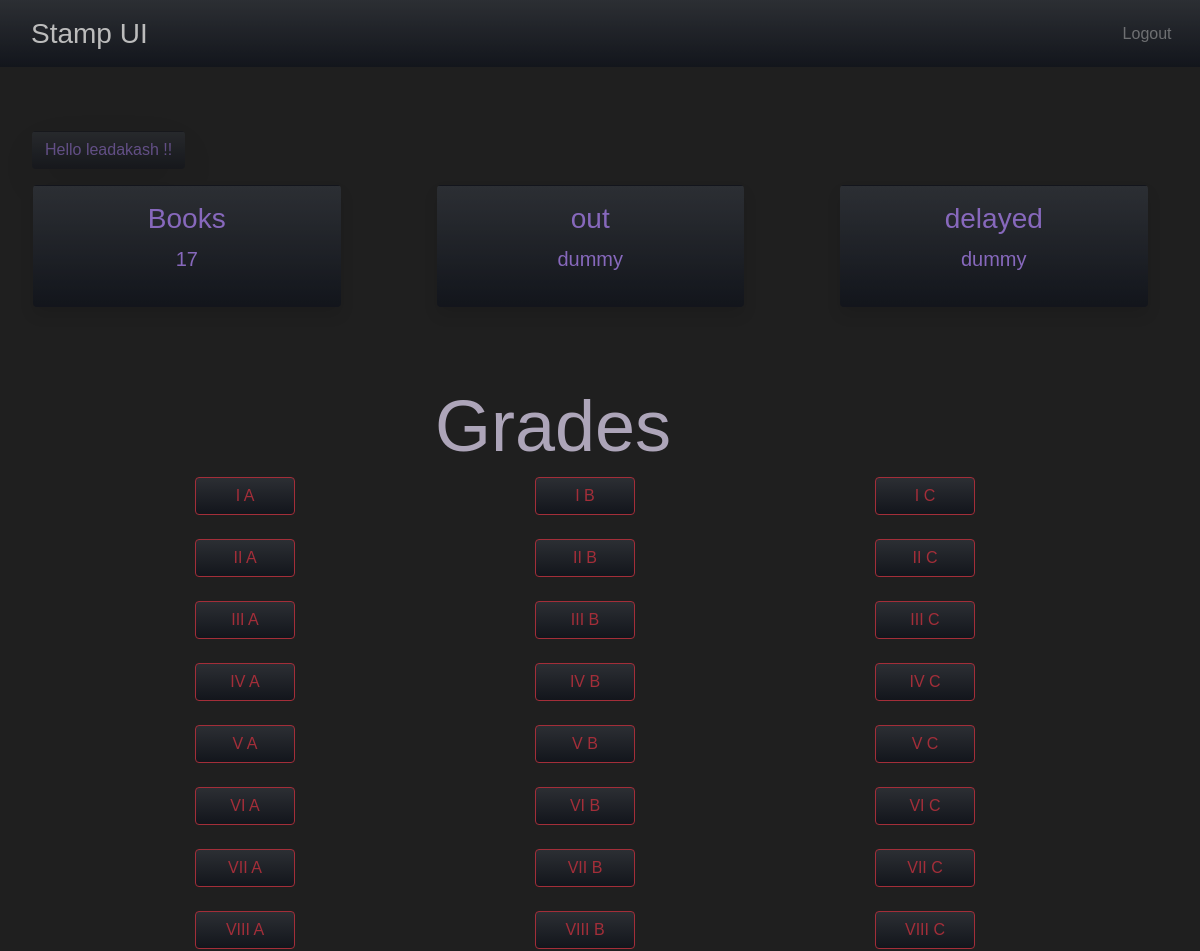
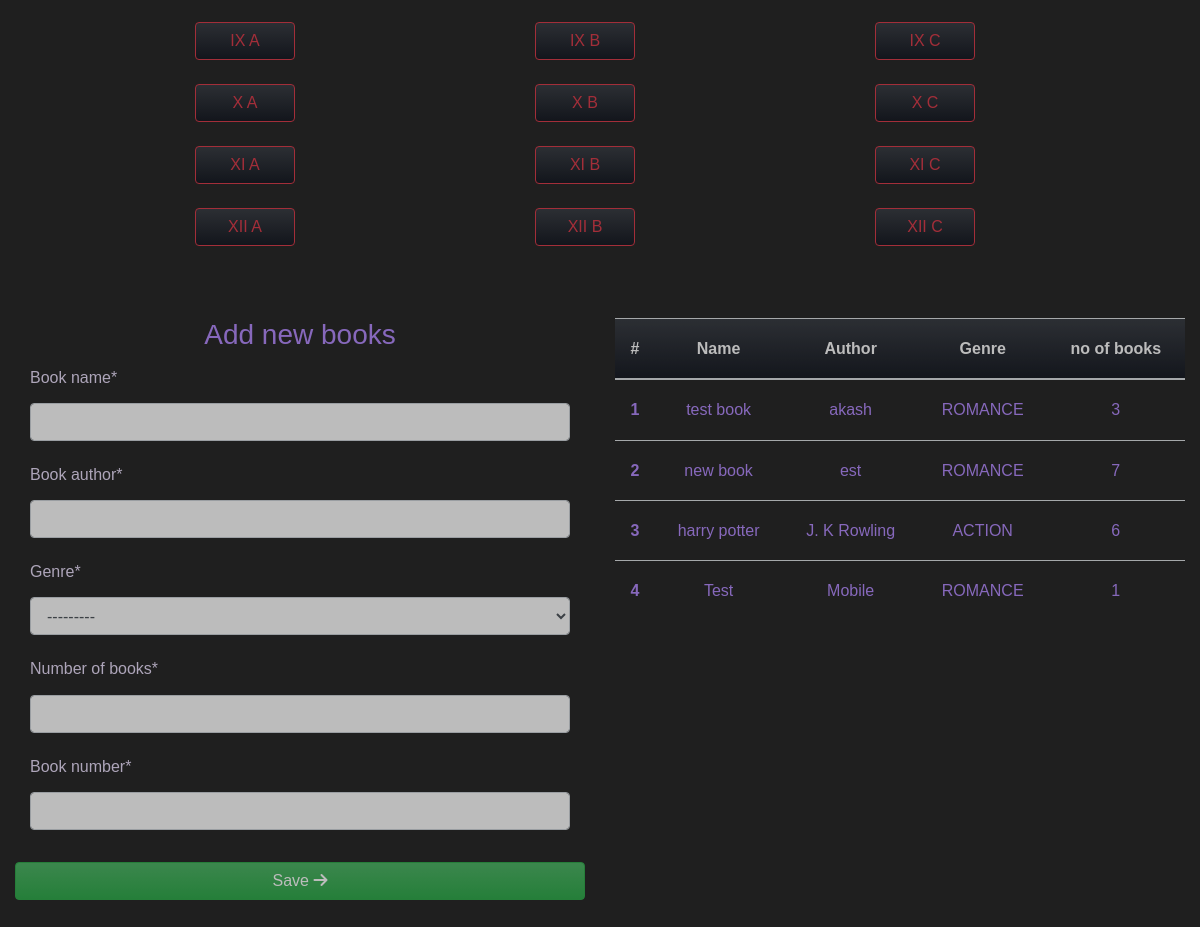
The page /librarian-home (signed in) on the database as committed earlier (2 pictures, top to bottom).
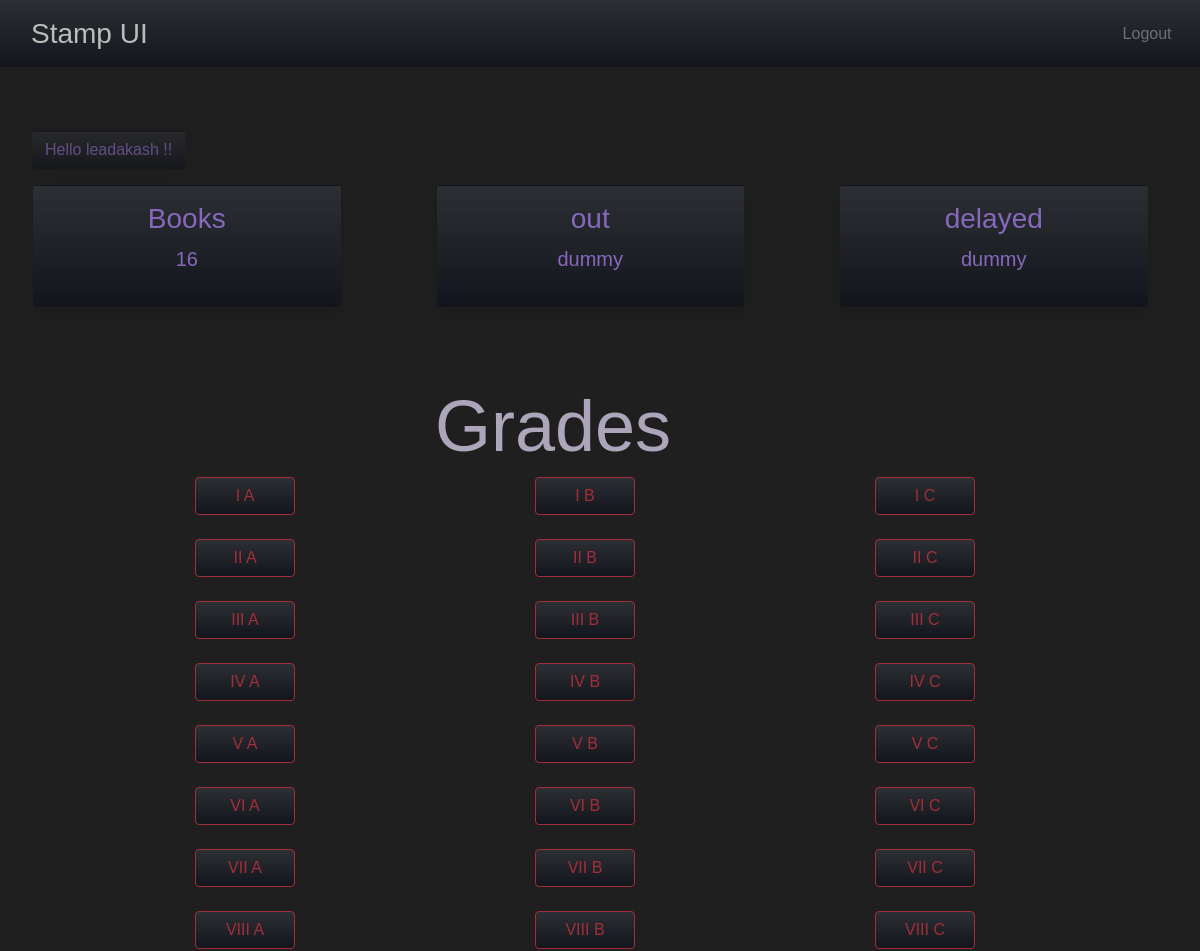
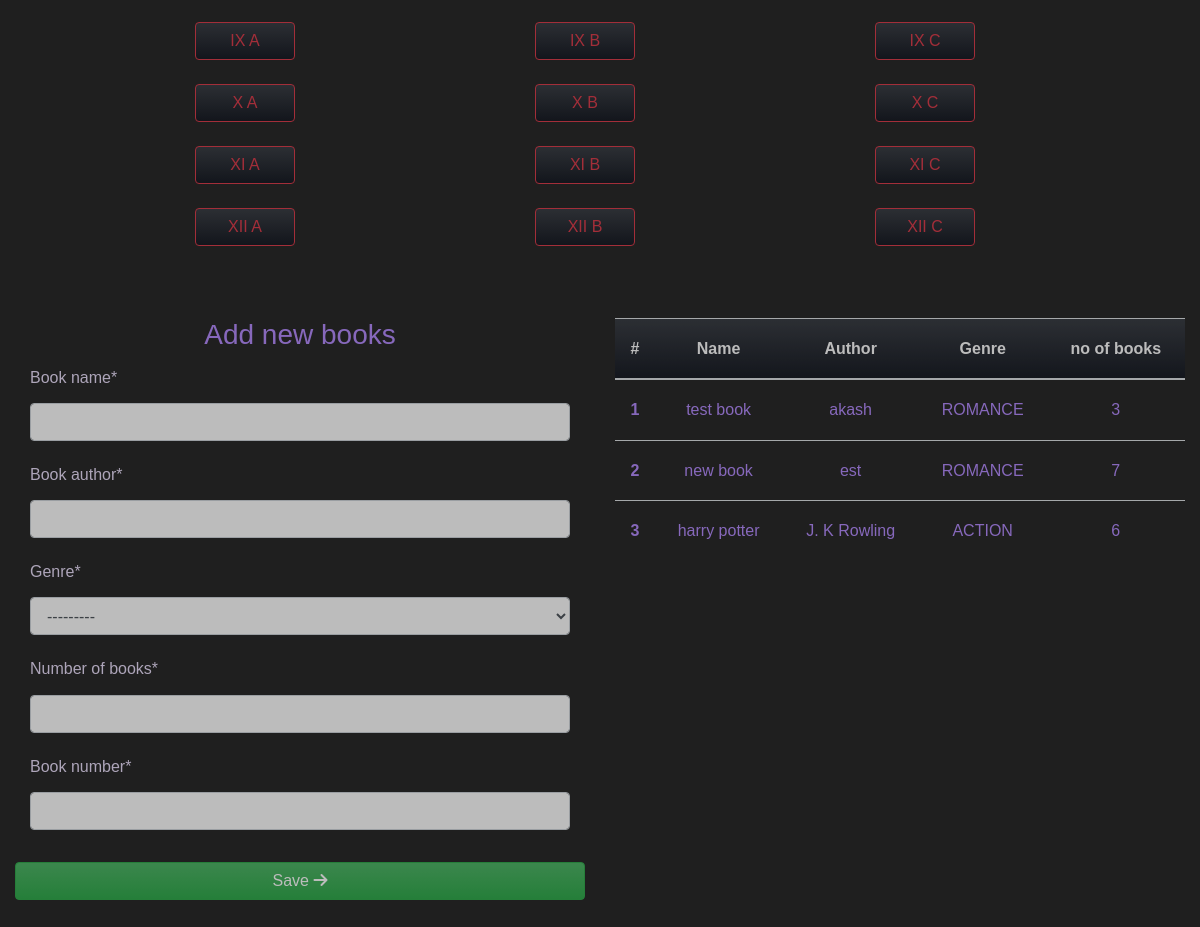
The same page on the database as committed later (2 pictures, top to bottom).
### lead/models.py (models this page shows, shortened)
class grade_section_master(models.Model):
    grade = models.ForeignKey(grade_master, on_delete=models.DO_NOTHING)
    section = models.ForeignKey(section_master, on_delete=models.DO_NOTHING)

class grade_master(models.Model):
    grade_name = models.CharField(max_length=4)
    def __str__(self):
        return self.grade_name

class section_master(models.Model):
    section_name = models.CharField(max_length=1)
    def __str__(self):
        return self.section_name

### librarian/models.py (models this page shows, shortened)
class book_inventory(models.Model):
    GENRES = (
        ('ACTION', 'ACTION'),
        ('ROMANCE', 'ROMANCE'),
        ('THRILLER', 'THRILLER'),
        ('SUSPENSE', 'SUSPENSE'),
        ('COMEDY', 'COMEDY'),
        ('ACADMEDIC', 'ACADEMIC'),
        ('GENERAL', 'GENERAL'),
        ('STORYBOOK', 'STORYBOOK')
    )
    book_name = models.CharField(max_length = 40)
    book_author = models.CharField(max_length = 40)
    genre = models.CharField(max_length = 15, choices=GENRES)
    number_of_books = models.PositiveIntegerField()
    book_number = models.CharField(max_length = 15)

### librarian/views.py (the view)
# urls.py: path('librarian-home', views.library_index, name='librarian-home'),
@login_required
def library_index(request):
    book = book_inventory.objects.all()
    grades = grade_section_master.objects.all()
    sum_all_books = sum((item.number_of_books for item in book))
    form = BookForm()
    return render(request, 'librarian/library-home.html', {
        'sum_all_books': sum_all_books,
        'books': book,
        'grades': grades,
        'form': form
    })

### librarian/forms.py
class BookForm(ModelForm):
    class Meta:
        model = book_inventory
        fields = [
            'book_name',
            'book_author',
            'genre',
            'number_of_books',
            'book_number'
        ]

### librarian/templates/librarian/library-home.html (shortened to what the changed rows need)
{% load static %} {% load crispy_forms_tags %}
<!DOCTYPE html>
<html lang="en">
<head>
    <link rel="stylesheet" href="https://use.fontawesome.com/releases/v5.0.13/css/all.css">
    <link rel="stylesheet" href="{% static 'css/app.css' %}">
</head>
<body>
    <section id='usercounts justify-content-around'>
        <div class="row">
            <div class="btn py-3 text-secondary bg-gradient-primary col-md-3 mx-5 mb-3 shadow">
                <h3>
                    Books
                </h3>
                <p class="lead">
                    {{sum_all_books}}
                </p>
            </div>
        </div>
    </section>
    <section class="grade_sections">
        <div class="container">
            <div class="row">
                {% for grade in grades %}
                <div class="col-md-4">
                    <a href="#" class="btn btn-outline-danger bg-gradient-primary grades mb-4">
                        {{grade.grade}} {{grade.section}}
                    </a>
                </div>
                {% endfor%}
            </div>
        </div>
    </section>
    <section id="book_form" class="container-fluid my-5">
        <div class="row">
            <div class="table-responsive col-md-6 order-1 order-md-2">
                <table class="table table-hover">
                    <thead class="bg-gradient-primary text-center text-white">
                        <tr>
                            <th scope="col">#</th>
                            <th scope="col">Name</th>
                            <th scope="col">Author</th>
                            <th scope="col">Genre</th>
                            <th scope="col">no of books</th>
                        </tr>
                    </thead>
                    <tbody>
                        {% for book in books%}
                        <tr class="text-secondary text-center">
                            <th scope="row">{{book.id}}</th>
                            <td>{{book.book_name}}</td>
                            <td>{{book.book_author}}</td>
                            <td>{{book.genre}}</td>
                            <td>{{ book.number_of_books }}</td>
                        </tr>
                        {% endfor %}
                    </tbody>
                </table>
            </div>
    </section>
</body>
</html>

Rows that differ between the two databases and show on the page:
removed book_inventory: id "4", book_name "Test", book_author "Mobile", genre "ROMANCE", number_of_books "1"
Other text that changed with them:
{{ sum_all_books }}: "17" → "16"
